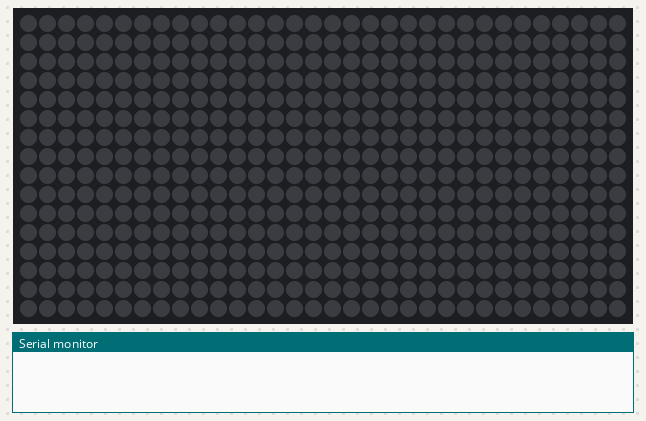
The sketch below on a simulated Arduino Uno, built with avr-gcc and run on an emulated ATmega328P. On the bench: 32×16 RGB LED matrix (first LED top left, wired row by row), the last lines printed to the serial monitor. Dim RGB values are drawn brighter than linear.

Above: at 0.1 s.
At 2.1 s:
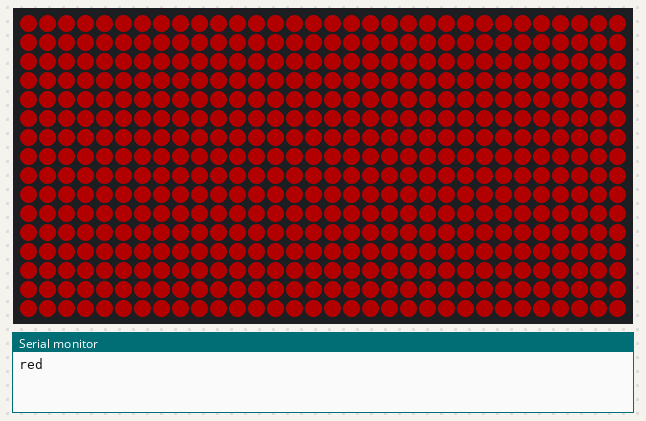
At 6.1 s:
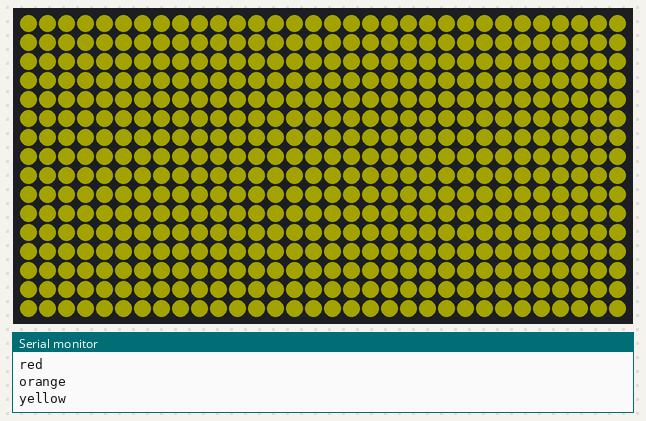
At 8.1 s:
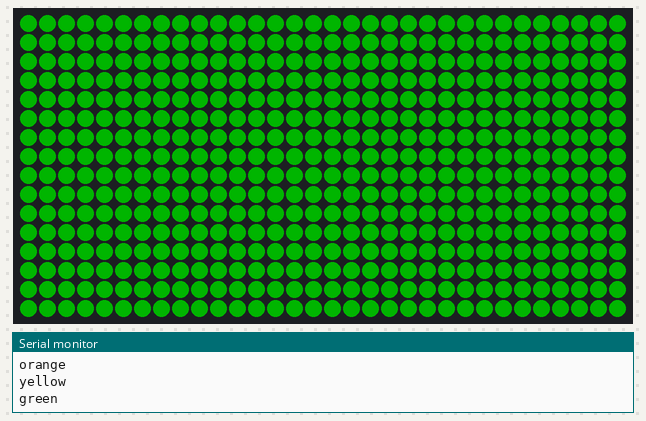
At 10.1 s:
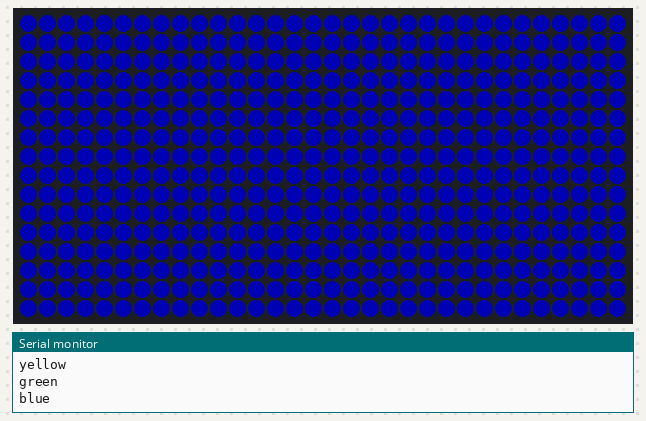
At 14.1 s:
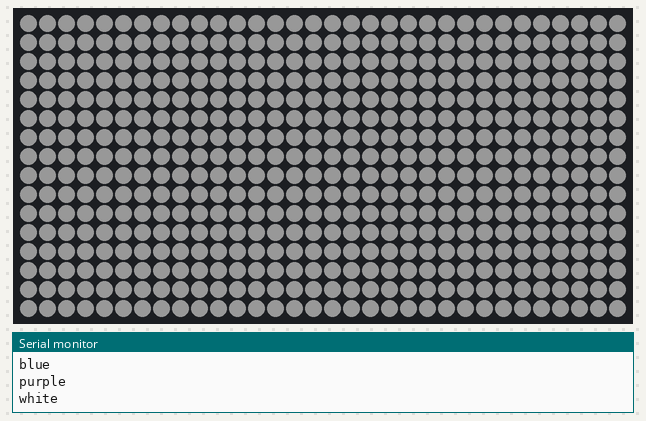

Measured:
- by itself, everything shown: repeats every 16.0 s, in 8 steps
- what the display in image 2 shows lasts 2.0 s, from 6.0 s to 8.0 s

The sketch:

colortest.ino
```cpp
// colortest — flood the whole matrix with one color at a time, advancing every
// 2 s through: red, orange, yellow, green, blue, purple, white, black.
// Color name is printed to Serial @ 115200 so you can match what you see.

#include <FastLED.h>

#define LED_PIN       2
#define CHIPSET       WS2812B
#define COLOR_ORDER   GRB
#define BRIGHTNESS    64
#define MAX_MILLIAMPS 2000

#define WIDTH    32
#define HEIGHT   16
#define NUM_LEDS (WIDTH * HEIGHT)

#define STEP_MS  2000

CRGB leds[NUM_LEDS];

struct NamedColor { const char *name; CRGB rgb; };

const NamedColor PALETTE[] = {
  { "red",    CRGB(255,   0,   0) },
  { "orange", CRGB(255,  80,   0) },
  { "yellow", CRGB(255, 255,   0) },
  { "green",  CRGB(  0, 255,   0) },
  { "blue",   CRGB(  0,   0, 255) },
  { "purple", CRGB(128,   0, 255) },
  { "white",  CRGB(255, 255, 255) },
  { "black",  CRGB(  0,   0,   0) },
};
const uint8_t PALETTE_LEN = sizeof(PALETTE) / sizeof(PALETTE[0]);

void setup() {
  Serial.begin(115200);
  FastLED.addLeds<CHIPSET, LED_PIN, COLOR_ORDER>(leds, NUM_LEDS)
         .setCorrection(UncorrectedColor);
  FastLED.setBrightness(BRIGHTNESS);
  FastLED.setMaxPowerInVoltsAndMilliamps(5, MAX_MILLIAMPS);
  FastLED.clear(true);
}

void loop() {
  static uint8_t i = 0;

  EVERY_N_MILLISECONDS(STEP_MS) {
    const NamedColor &c = PALETTE[i];
    fill_solid(leds, NUM_LEDS, c.rgb);
    FastLED.show();
    Serial.println(c.name);
    i = (i + 1) % PALETTE_LEN;
  }
}
```
